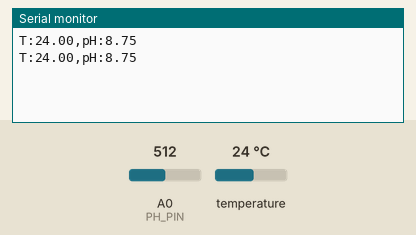
Recording of a sketch running on a simulated Arduino Uno, built with avr-gcc and run on an emulated ATmega328P. On the bench: the last lines printed to the serial monitor. The test bench sets the inputs (shaded band); at power-on: temperature 24 °C, A0 (PH_PIN) = 512.

Above: at 3.3 s.
3.4 s: temperature set to 12 °C
At 4.9 s:
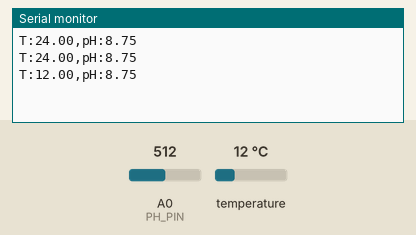
5.9 s: A0 (PH_PIN) set to 716
At 6.9 s:
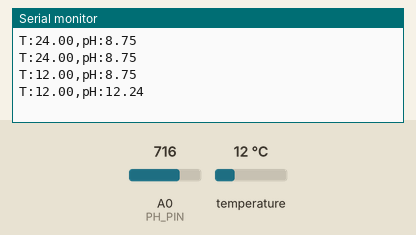
8.4 s: temperature set to 19 °C
At 10.6 s:
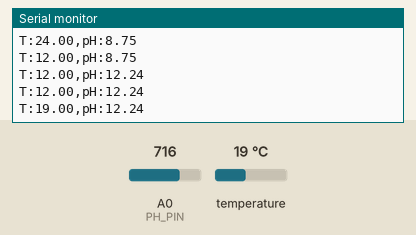
10.9 s: A0 (PH_PIN) set to 900
At 12.8 s:
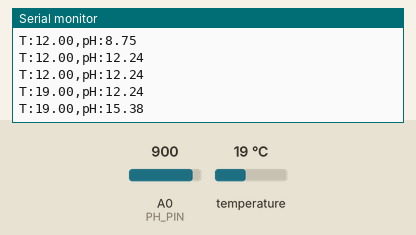
Timing chart, 0 to 14.3 s (numbered marks = the images above; inputs shaded):
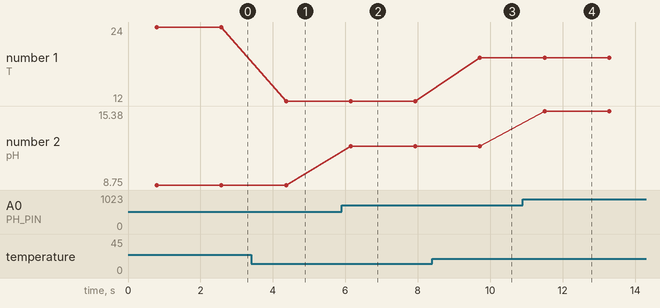

The sketch:

IOT.ino
```cpp
#include <SoftwareSerial.h>
#include <OneWire.h>
#include <DallasTemperature.h>

// Khai báo chân kết nối
#define ZIGBEE_RX 3  // Kết nối với TX của CC2530
#define ZIGBEE_TX 11  // Kết nối với RX của CC2530
#define ONE_WIRE_BUS 2  // Chân kết nối DS18B20
#define PH_PIN A0      // Chân kết nối cảm biến pH

SoftwareSerial zigbeeSerial(ZIGBEE_RX, ZIGBEE_TX);
OneWire oneWire(ONE_WIRE_BUS);
DallasTemperature sensors(&oneWire);

void setup() {
  Serial.begin(9600);  // Debug
  zigbeeSerial.begin(9600);  // Giao tiếp với ZigBee
  sensors.begin();  // Khởi tạo DS18B20

}

void loop() {
  // Đọc nhiệt độ
  sensors.requestTemperatures();
  float temp = sensors.getTempCByIndex(0);

  // Đọc pH
  float pH = analogRead(PH_PIN) * 3.5 * 5.0 / 1024; // Điều chỉnh công thức theo datasheet

  // Tạo chuỗi dữ liệu để gửi
  String data = "T:" + String(temp) + ",pH:" + String(pH);

  // Gửi qua ZigBee
  zigbeeSerial.println(data);

  // Debug
  Serial.println(data);

  delay(1000);  // Đợi 1 giây trước khi đọc lại
}
```

Measured:
- after the input at 3.4 s, the serial monitor: prints a new line after 0.96 s (image 1)
- after the input at 5.9 s, the serial monitor: prints a new line after 0.25 s (image 2)
- after the input at 8.4 s, the serial monitor: prints a new line after 1.3 s (image 3)
- after the input at 10.9 s, the serial monitor: prints a new line after 0.60 s (image 4)
- plotted number 1: 24 → 12 after the input at 3.4 s, 12 → 19 after the input at 8.4 s
- plotted number 2: 8.75 → 12.24 after the input at 5.9 s, 12.24 → 15.38 after the input at 10.9 s
